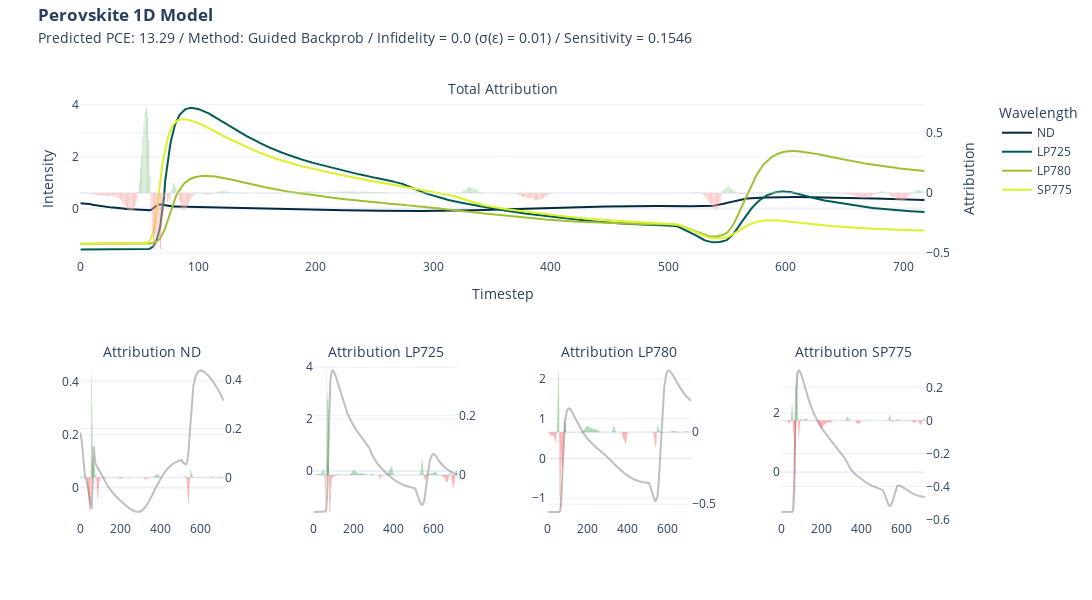

Notebook cell for this chart:
### Code cell
import plotly.graph_objects as go

def format_title(title, subtitle=None, subtitle_font_size=14):
    title = f'<b>{title}</b>'
    if not subtitle:
        return title
    subtitle = f'<span style="font-size: {subtitle_font_size}px;">{subtitle}</span>'
    return f'{title}<br>{subtitle}'

from plotly.subplots import make_subplots

fig = make_subplots(rows=2, 
                    cols=4, 
                    specs=[[{"secondary_y": True, "colspan": 4}, None,None,None],
                           [{"secondary_y": True},{"secondary_y": True},{"secondary_y": True},{"secondary_y": True}]],
                    subplot_titles=(format_title("", "Total Attribution"), format_title("", "Attribution ND"), format_title("", "Attribution LP725"), format_title("", "Attribution LP780"), format_title("", "Attribution SP775"))
                    )

fig.add_trace(go.Scatter(y=x[0], name = "ND", marker_color="#042940"))
fig.add_trace(go.Scatter(y=x[1], name = "LP725", marker_color="#005C53"))
fig.add_trace(go.Scatter(y=x[2], name = "LP780", marker_color="#9FC131"))
fig.add_trace(go.Scatter(y=x[3], name = "SP775", marker_color="#DBF227"))

fig.add_trace(go.Bar(y=attr_gbp.squeeze().sum(axis=0), name = "Attribution",marker_color=np.where(attr_gbp.squeeze().sum(axis=0)<0, 'red', 'green'), opacity = 0.5,showlegend=False),secondary_y=True)

fig.update_yaxes(title= "Intensity")
fig.update_yaxes(title_text="Attribution", secondary_y=True)
fig.update_xaxes(title= "Timestep")

fig.add_trace(go.Scatter(y=x[0], name = "ND",marker_color="grey", opacity = 0.5,showlegend=False), row=2, col=1)
fig.add_trace(go.Bar(y= attr_gbp.squeeze()[0],marker_color=np.where(attr_gbp.squeeze()[0]<0, 'red', 'green'), opacity = 0.5,showlegend=False,marker_line_width=0),secondary_y=True, row=2, col=1)

fig.update_yaxes(title= None, row=2, col=1)
fig.update_yaxes(title_text=None, secondary_y=True, row=2, col=1)
fig.update_xaxes(title= None, row=2, col=1)

fig.add_trace(go.Scatter(y=x[1], name = "LP725",marker_color="grey", opacity = 0.5,showlegend=False), row=2, col=2)
fig.add_trace(go.Bar(y=attr_gbp.squeeze()[1],marker_color=np.where(attr_gbp.squeeze()[1]<0, 'red', 'green'), opacity = 0.5,showlegend=False,marker_line_width=0),secondary_y=True, row=2, col=2)

fig.update_yaxes(title= None, row=2, col=2)
fig.update_yaxes(title_text=None, secondary_y=True, row=2, col=2)
fig.update_xaxes(title= None, row=2, col=2)

fig.add_trace(go.Scatter(y=x[2], name = "LP780",marker_color="grey", opacity = 0.5,showlegend=False), row=2, col=3)
fig.add_trace(go.Bar(y=attr_gbp.squeeze()[2],marker_color=np.where(attr_gbp.squeeze()[2]<0, 'red', 'green'), opacity = 0.5,showlegend=False,marker_line_width=0),secondary_y=True, row=2, col=3)

fig.update_yaxes(title= None, row=2, col=3)
fig.update_yaxes(title_text=None, secondary_y=True, row=2, col=3)
fig.update_xaxes(title= None, row=2, col=3)

fig.add_trace(go.Scatter(y=x[3], name = "SP775",marker_color="grey", opacity = 0.5,showlegend=False), row=2, col=4)
fig.add_trace(go.Bar(y=attr_gbp.squeeze()[3],marker_color=np.where(attr_gbp.squeeze()[3]<0, 'red', 'green'), opacity = 0.5,showlegend=False,marker_line_width=0),secondary_y=True, row=2, col=4)

fig.update_yaxes(title= None, row=2, col=4)
fig.update_yaxes(title_text=None, secondary_y=True, row=2, col=4)
fig.update_xaxes(title= None, row=2, col=4)

fig.update_layout(
    title= format_title("Perovskite 1D Model", 
    "Predicted PCE: " + str(y) + " / Method: Guided Backprob / Infidelity = " + str(*np.round(infid_gbp.numpy(),4)) + " ("+ u"\u03C3" + "(" + u"\u03B5" + ") = " + str(std_noise) + ")" 
    + " / Sensitivity = " + str(*np.round(sens_gbp.numpy(),4))),
    legend_title = "Wavelength",
    title_y = 0.965,
    title_x = 0.035,
    template = "plotly_white",
    height=600, width=2200
)

fig.write_image("xai/images/1D/1D_gbp.png", scale=2)

fig.show()

### Figure 1 — Plotly figure (JSON) as saved in the notebook; plotly's stock layout.template omitted (floating-point values rounded to 4 significant figures; data arrays with more than 128 entries replaced by an {"elided": "..."} marker saying what was removed)
{"data": [{"marker": {"color": "#042940"}, "name": "ND", "type": "scatter", "y": {"elided": "719 float values"}}, {"marker": {"color": "#005C53"}, "name": "LP725", "type": "scatter", "y": {"elided": "719 float values"}}, {"marker": {"color": "#9FC131"}, "name": "LP780", "type": "scatter", "y": {"elided": "719 float values"}}, {"marker": {"color": "#DBF227"}, "name": "SP775", "type": "scatter", "y": {"elided": "719 float values"}}, {"marker": {"color": {"elided": "719 str values"}}, "name": "Attribution", "opacity": 0.5, "showlegend": false, "type": "bar", "xaxis": "x", "y": {"elided": "719 float values"}, "yaxis": "y2"}, {"marker": {"color": "grey"}, "name": "ND", "opacity": 0.5, "showlegend": false, "type": "scatter", "xaxis": "x2", "y": {"elided": "719 float values"}, "yaxis": "y3"}, {"marker": {"color": {"elided": "719 str values"}, "line": {"width": 0}}, "opacity": 0.5, "showlegend": false, "type": "bar", "xaxis": "x2", "y": {"elided": "719 float values"}, "yaxis": "y4"}, {"marker": {"color": "grey"}, "name": "LP725", "opacity": 0.5, "showlegend": false, "type": "scatter", "xaxis": "x3", "y": {"elided": "719 float values"}, "yaxis": "y5"}, {"marker": {"color": {"elided": "719 str values"}, "line": {"width": 0}}, "opacity": 0.5, "showlegend": false, "type": "bar", "xaxis": "x3", "y": {"elided": "719 float values"}, "yaxis": "y6"}, {"marker": {"color": "grey"}, "name": "LP780", "opacity": 0.5, "showlegend": false, "type": "scatter", "xaxis": "x4", "y": {"elided": "719 float values"}, "yaxis": "y7"}, {"marker": {"color": {"elided": "719 str values"}, "line": {"width": 0}}, "opacity": 0.5, "showlegend": false, "type": "bar", "xaxis": "x4", "y": {"elided": "719 float values"}, "yaxis": "y8"}, {"marker": {"color": "grey"}, "name": "SP775", "opacity": 0.5, "showlegend": false, "type": "scatter", "xaxis": "x5", "y": {"elided": "719 float values"}, "yaxis": "y9"}, {"marker": {"color": {"elided": "719 str values"}, "line": {"width": 0}}, "opacity": 0.5, "showlegend": false, "type": "bar", "xaxis": "x5", "y": {"elided": "719 float values"}, "yaxis": "y10"}], "layout": {"annotations": [{"font": {"size": 16}, "showarrow": false, "text": "<b></b><br><span style=\"font-size: 14px;\">Total Attribution</span>", "x": 0.47, "xanchor": "center", "xref": "paper", "y": 1, "yanchor": "bottom", "yref": "paper"}, {"font": {"size": 16}, "showarrow": false, "text": "<b></b><br><span style=\"font-size: 14px;\">Attribution ND</span>", "x": 0.08, "xanchor": "center", "xref": "paper", "y": 0.375, "yanchor": "bottom", "yref": "paper"}, {"font": {"size": 16}, "showarrow": false, "text": "<b></b><br><span style=\"font-size: 14px;\">Attribution LP725</span>", "x": 0.34, "xanchor": "center", "xref": "paper", "y": 0.375, "yanchor": "bottom", "yref": "paper"}, {"font": {"size": 16}, "showarrow": false, "text": "<b></b><br><span style=\"font-size: 14px;\">Attribution LP780</span>", "x": 0.6, "xanchor": "center", "xref": "paper", "y": 0.375, "yanchor": "bottom", "yref": "paper"}, {"font": {"size": 16}, "showarrow": false, "text": "<b></b><br><span style=\"font-size: 14px;\">Attribution SP775</span>", "x": 0.86, "xanchor": "center", "xref": "paper", "y": 0.375, "yanchor": "bottom", "yref": "paper"}], "height": 600, "legend": {"title": {"text": "Wavelength"}}, "title": {"text": "<b>Perovskite 1D Model</b><br><span style=\"font-size: 14px;\">Predicted PCE: 13.29 / Method: Guided Backprob / Infidelity = 0.0 (σ(ε) = 0.01) / Sensitivity = 0.1546</span>", "x": 0.035, "y": 0.965}, "width": 2200, "xaxis": {"anchor": "y", "domain": [0, 0.94], "title": {"text": "Timestep"}}, "xaxis2": {"anchor": "y3", "domain": [0, 0.16], "title": {}}, "xaxis3": {"anchor": "y5", "domain": [0.26, 0.42], "title": {}}, "xaxis4": {"anchor": "y7", "domain": [0.52, 0.68], "title": {}}, "xaxis5": {"anchor": "y9", "domain": [0.78, 0.94], "title": {}}, "yaxis": {"anchor": "x", "domain": [0.625, 1], "title": {"text": "Intensity"}}, "yaxis10": {"anchor": "x5", "overlaying": "y9", "side": "right", "title": {}}, "yaxis2": {"anchor": "x", "overlaying": "y", "side": "right", "title": {"text": "Attribution"}}, "yaxis3": {"anchor": "x2", "domain": [0, 0.375], "title": {}}, "yaxis4": {"anchor": "x2", "overlaying": "y3", "side": "right", "title": {}}, "yaxis5": {"anchor": "x3", "domain": [0, 0.375], "title": {}}, "yaxis6": {"anchor": "x3", "overlaying": "y5", "side": "right", "title": {}}, "yaxis7": {"anchor": "x4", "domain": [0, 0.375], "title": {}}, "yaxis8": {"anchor": "x4", "overlaying": "y7", "side": "right", "title": {}}, "yaxis9": {"anchor": "x5", "domain": [0, 0.375], "title": {}}}}
